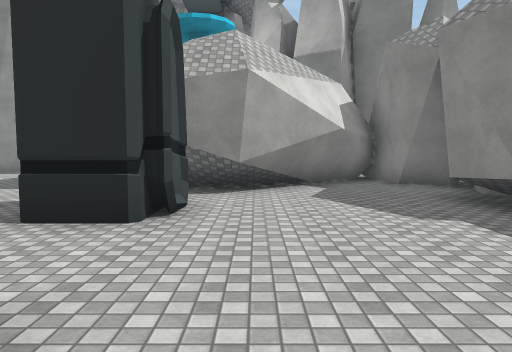
View 1 (above)

24 first-person views from a walk through a scene from a Unity 3-D project. The camera is 1.5 m above the floor, tilts 4° down and sees 70° across. The floor is counted in squares, 2 m on a side. Each view is taken from the middle of a square. On the plan, view 1 faces up. The plan holds only what a view shows up to about 11 squares ahead; the rest is blank. The place goes on beyond the plan. The player is left out. Some surface patterns are stand-ins.

View 2
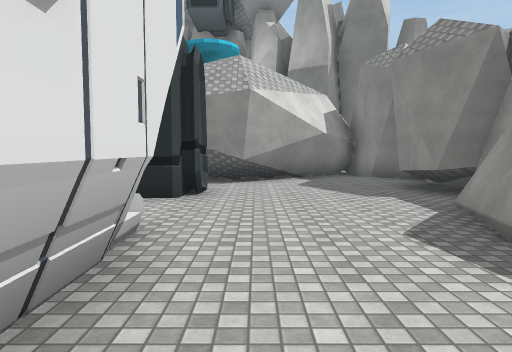

View 3
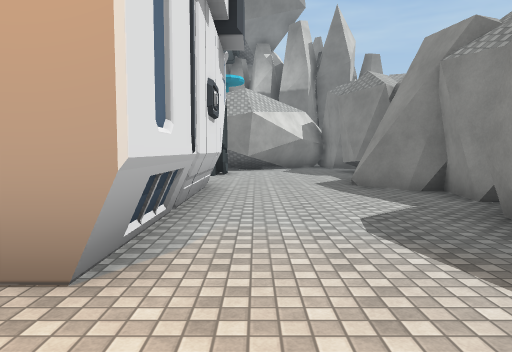

View 4
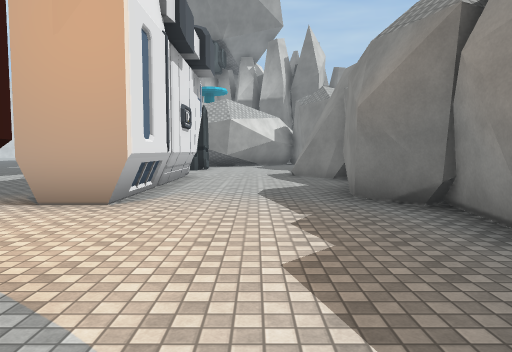

View 5
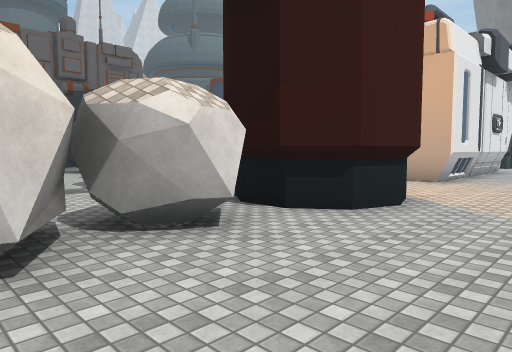

View 6
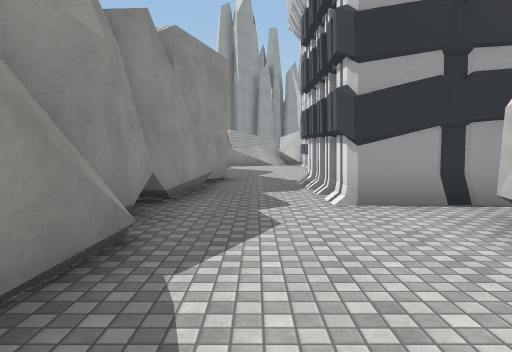

View 7
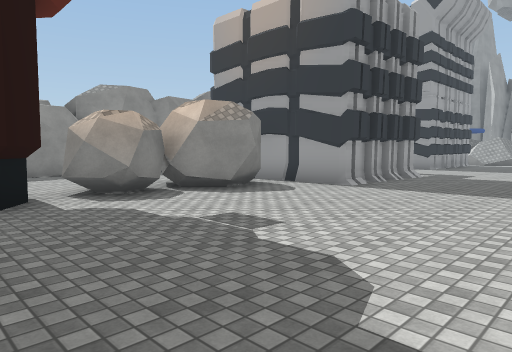

View 8
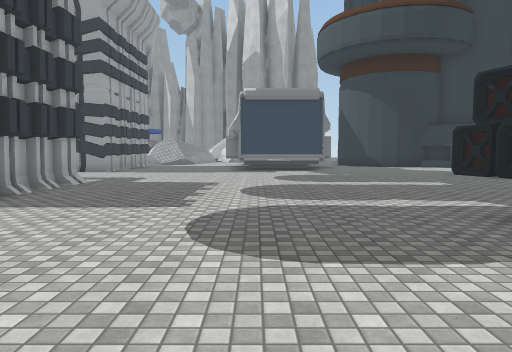

View 9
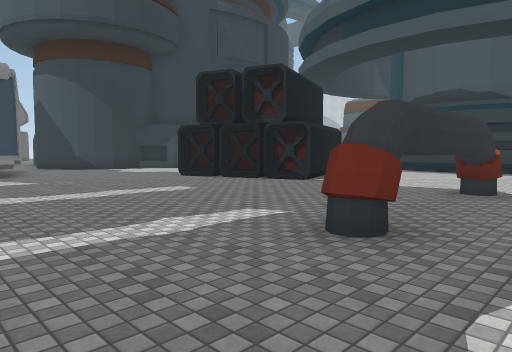

View 10
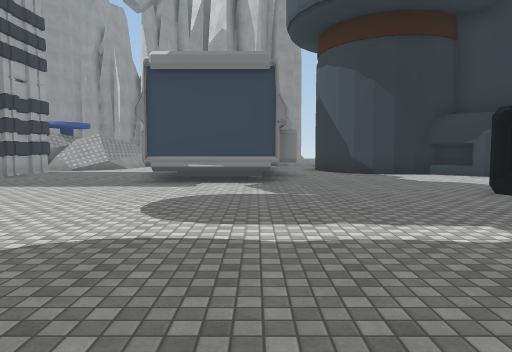

View 11
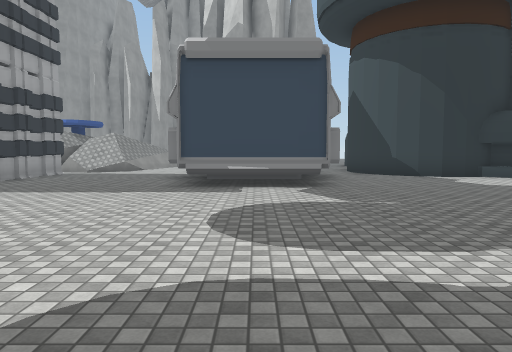

View 12
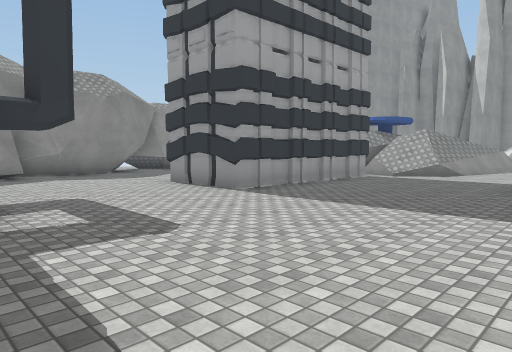

View 13
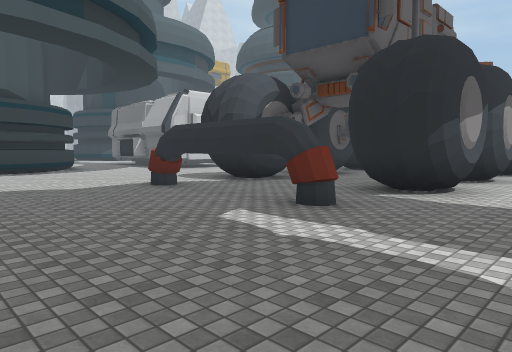

View 14
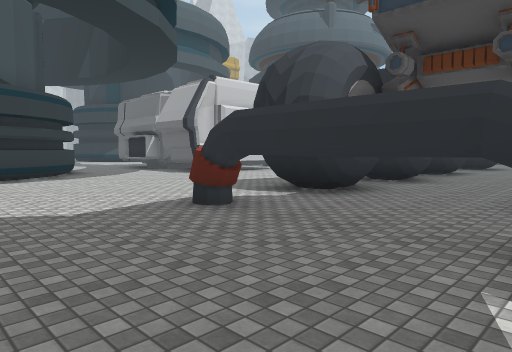

View 15
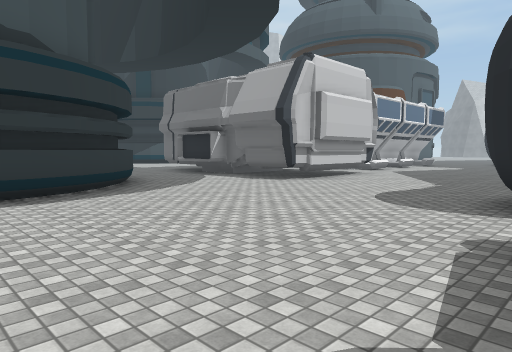

View 16
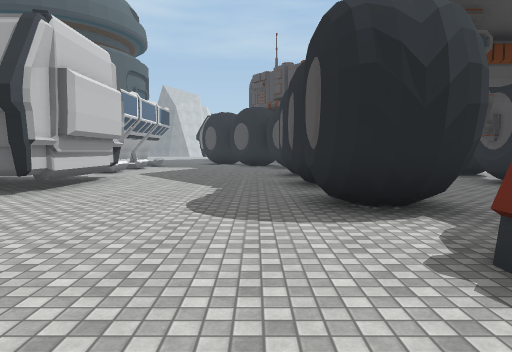

View 17
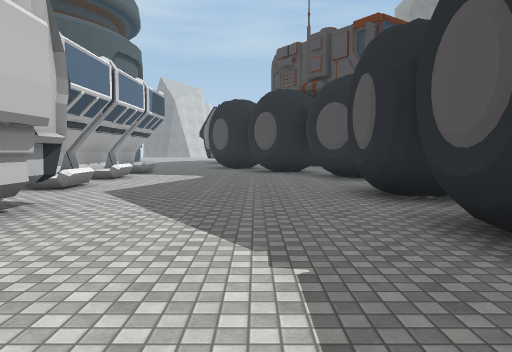

View 18
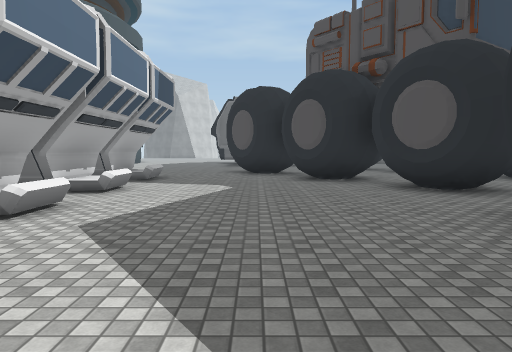

View 19
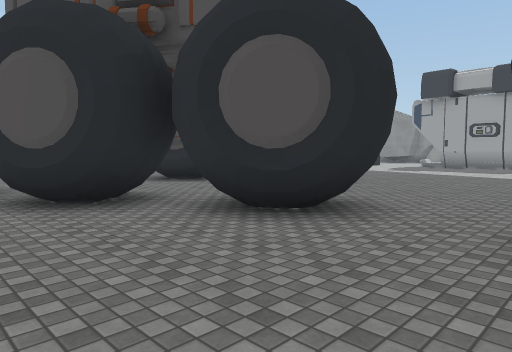

View 20
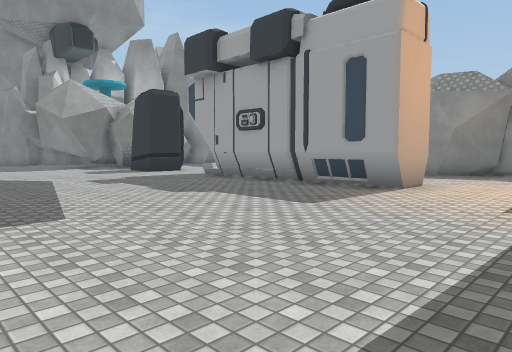

View 21
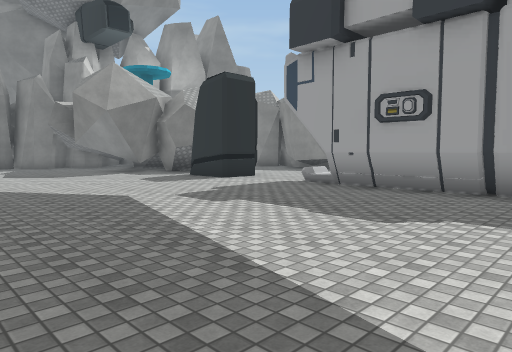

View 22
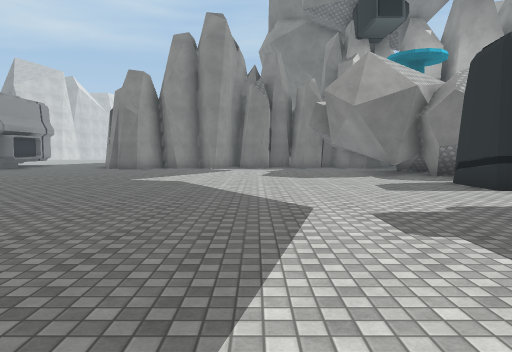

View 23
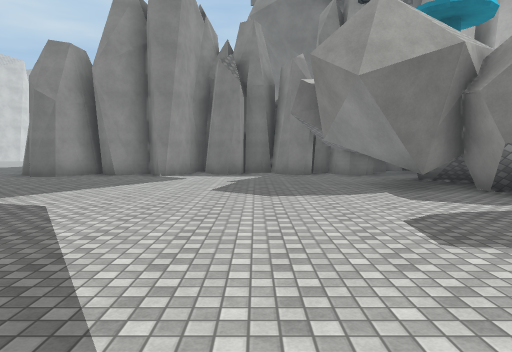

View 24
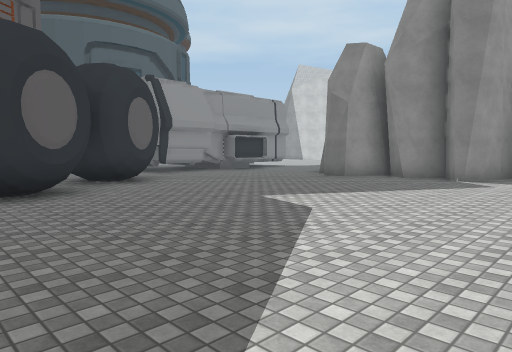

### Floor plan
Key: @ floor where view 1 was taken; # wall or solid block; . floor; / step, stairs or slope; = window, fence, low wall or low ledge; ^ raised ledge; R rock; B building; T thing the floor can be seen under or through; O other object.
Columns run from 23 left of view 1 to 4 right of it. Each row starts with its distance up from view 1.
 12           ##.##.....#
 11           ..........
 10           ..........      #
  9          ........... ## ####
  8         ............#####..#
  7         #............###...#
  6         ##............#...##
  5        .##...........##...##
  4          ##..........##...##
  3         .###..............#
  2  ...##  .. # .............#
  1  #...#  .. # ........##...#
  0 ##....TT...  ........##@..##
 -1 #......T ............##....#
 -2 ##.....TT#...........##....#
 -3 #.......#............##...##
 -4 ##........... .......##...#
 -5  #.....#  .   .......##...##
 -6  ......##..   .............#
 -7   #....##.. ##.............#
 -8   #....##...##....    #....
 -9   #....##...## ....   ##..
-10 ###....##... #.......##..
-11 .##....##... #.......R....
-12 .......##...##.......RR....#
-13 .......##...##.......RR...##
-14 B....................RR...##
-15 #B......TTTTT........RR....#
-16 ##................./####...#
-17  #................./#  #..##
-18   B  ............../#  #..#
-19       #O.........../#  #..#
-20       ##O.................#
-21         O.................##
-22         #O.................#
-23         ...................#
-24         .............##...
-25        ......###.....#
-26       #......###....##
-27       ##....^###^...#
-28        ####.     ...##
-29                  ....#
-30                  ..=

Positions as (right, up) in squares from view 1, and headings:
1: (0, 0), facing up
2: (0, -2), facing up
3: (0, -7), facing up
4: (1, -10), facing up
5: (2, -14), facing up-left
6: (2, -11), facing down
7: (-8, -9), facing down-right
8: (-8, -11), facing down
9: (-8, -13), facing down-left
10: (-10, -16), facing down
11: (-9, -17), facing down
12: (-8, -19), facing down-right
13: (-8, -19), facing up-left
14: (-11, -18), facing up-left
15: (-15, -18), facing up-left
16: (-17, -17), facing up
17: (-18, -12), facing up
18: (-19, -9), facing up
19: (-19, -5), facing up-right
20: (-9, -8), facing up-right
21: (-9, -4), facing up-right
22: (-7, -3), facing up
23: (-6, 1), facing up
24: (-6, 2), facing up-left
